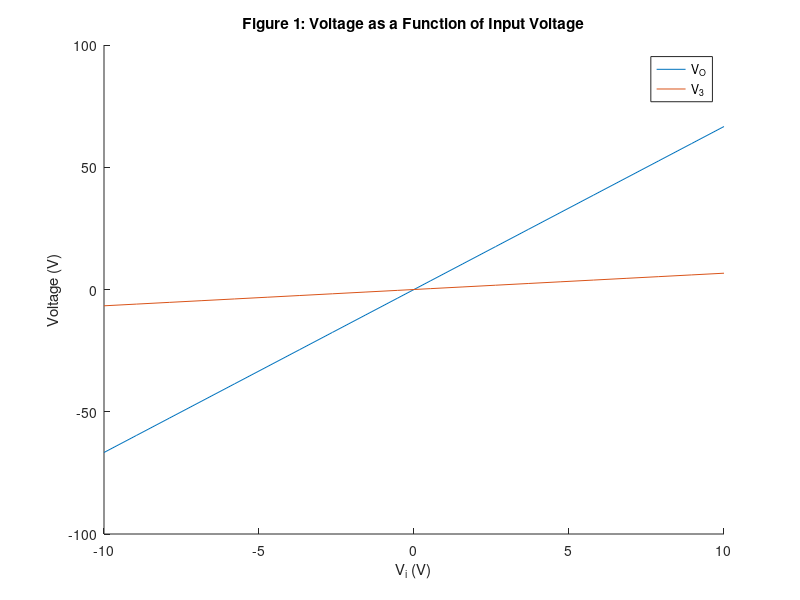
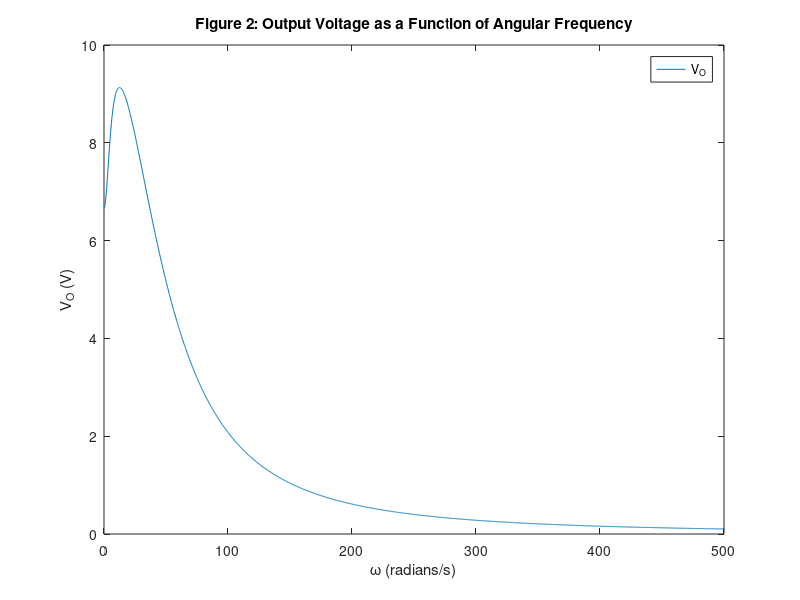
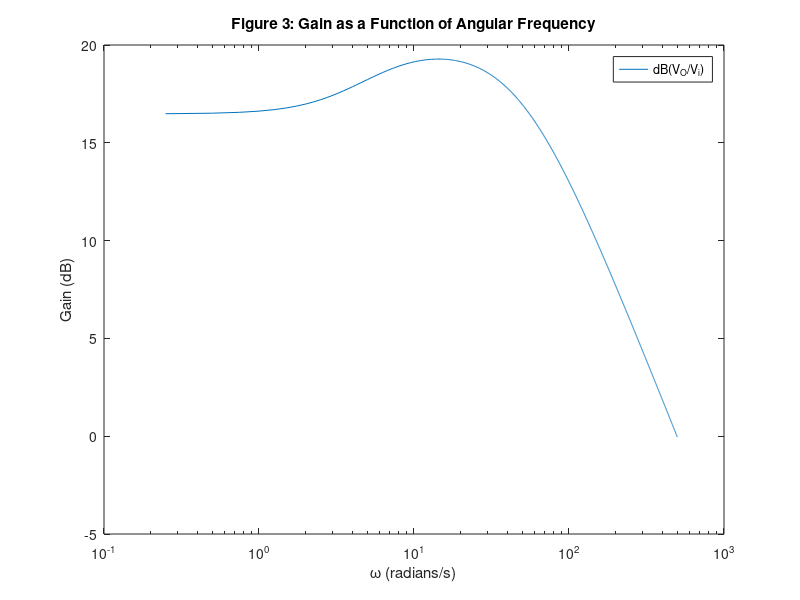
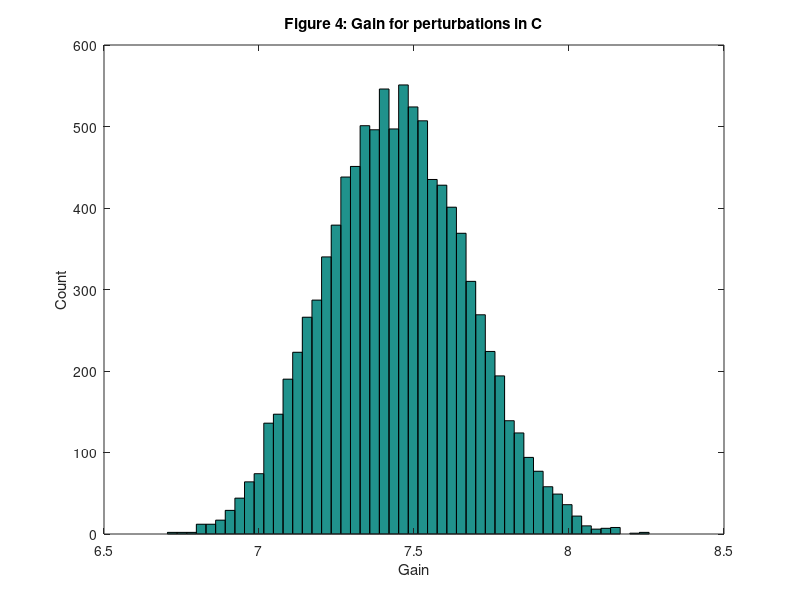

Write the MATLAB code that produced these figures, in order.
%Elec 4700 PA 7 MNPA Karim Attia 100998003

%Givens
R1 = 1;
R2 = 2;
R3 = 10;
R4 = 0.1;
RO = 1000;
C1 = 0.25;
L1 = 0.2;
alpha = 100;

Vin=1;
G=zeros(6);
C=zeros(6);


% V1
G(1,:)=[1 0 0 0 0 0]; % V1
C(1,:)=[0 0 0 0 0 0]; % V1

% V2
G(2,:)=[(-1/R1) (1/R2+1/R1) 0 0 0 0]; %V2
C(2,:)=[-C1 +C1 0 0 0 0]; %V2

% V3
G(3,:)=[0 0 1/R3 0 0 -1]; %V3
C(3,:)=[0 0 0 0 0 0]; %V3

% V4
G(4,:)=[0 0 -1*alpha/R3 1 0 0]; %V4
C(4,:)=[0 0 0 0 0 0]; %V4

% V5
G(5,:)=[0 0 0 -1/R4 (1/R4+1/RO) 0]; %V5
C(5,:)=[0 0 0 0 0 0]; %V5

% V6
G(6,:)=[0 -1 1 0 0 0]; %V6
C(6,:)=[0 0 0 0 0 L1]; %V6


% Part b
numsteps=20;
Data=zeros(3,numsteps);
Data(1,:)=linspace(-10,10,numsteps);

for ii=1:numsteps

    % omega=0 for DC
    F=[Data(1,ii); 0; 0; 0; 0; 0];
    V=G\F;
    Data(2,ii)=V(5);
    Data(3,ii)=V(3);

end

figure(1)
hold on;
plot(Data(1,:),Data(2,:));
plot(Data(1,:),Data(3,:));
hold off;
legend('V_O','V_3');
title('Figure 1: Voltage as a Function of Input Voltage');
ylabel('Voltage (V)');
xlabel('V_i (V)');

% Part c
numsteps=2000;
Data2=zeros(2,numsteps);
Data2(1,:)=linspace(0,500,numsteps);
Vin=1;

for ii=1:numsteps

    % omega=0 for DC
    omega=Data2(1,ii);
    F=[Vin; 0; 0; 0; 0; 0];
    V=(G+1j*omega*C)\F;
    Data2(2,ii)=V(5);
    %Data2(3,ii)=Data2(2,ii)/Data2(1,ii);

end



figure(2)
plot(Data2(1,:),Data2(2,:));
title('Figure 2: Output Voltage as a Function of Angular Frequency')
legend('V_O')
ylabel('V_O (V)');
xlabel('\omega (radians/s)');



figure(3)
semilogx(Data2(1,:),20*log10(Data2(2,:)./Vin));
title('Figure 3: Gain as a Function of Angular Frequency');
legend('dB(V_O/V_i)');
ylabel('Gain (dB)')
xlabel('\omega (radians/s)');

% Part d

Vin=1;
omega=pi;
count=10000;
Data3=zeros(1,count);

for ii=1:count

    C2=C1+randn()*0.05;
    C(2,:)=[-C2 +C2 0 0 0 0];
    F=[Vin; 0; 0; 0; 0; 0];
    V=(G+1j*omega*C)\F;
    Data3(1,ii)=V(5);

end


figure(4);
hist(real(Data3),50);
title('Figure 4: Gain for perturbations in C');
ylabel('Count')
xlabel('Gain');